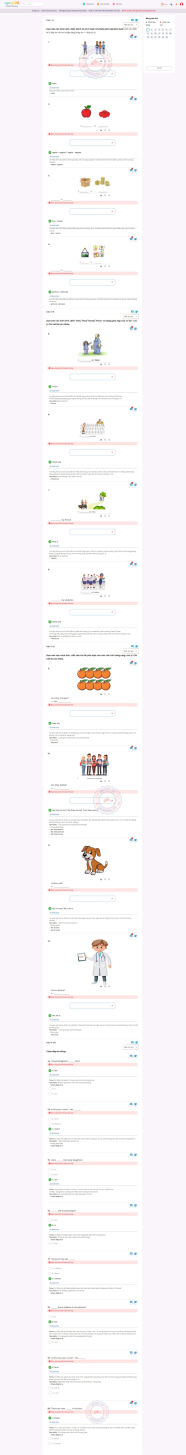
#> input picture reports/answer_keys_rendered/unit_02_answer_key.png, 2223 x 17456 px, found by its file name (shown at 1/12 size)
$ python crop_u2_q9_12.py
#> lines starting #> are read from the running program, lines starting #| are printed output that depends on the picture
from PIL import Image
im = Image.open("d:/2.English/ENG Learning_Antigravity/reports/answer_keys_rendered/unit_02_answer_key.png")
#> im is the input picture: PIL image 2223x17456 RGB; mean R, G, B 249.6, 246.4, 248.8
# Let's crop from y=6000 to y=12000
crop1 = im.crop((0, 6000, im.width, 10000))
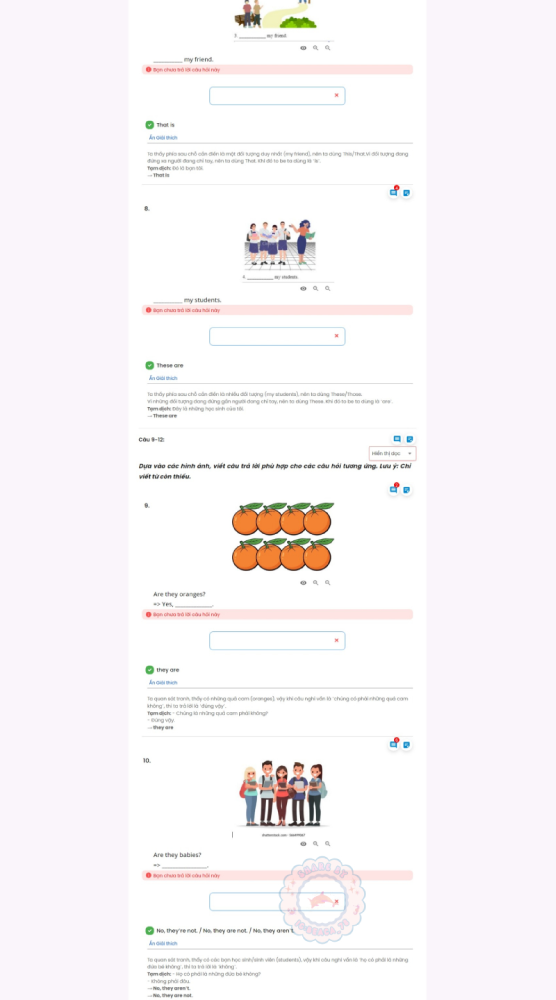
#> crop1: PIL image 2223x4000 RGB (shown at 1/4 size); mean R, G, B 248.7, 245.1, 247.1
crop1.save("d:/2.English/ENG Learning_Antigravity/reports/answer_keys_rendered/u02_q9_q12.png")
print("Saved u02_q9_q12.png")

$ run again, with reports/answer_keys_rendered/unit_01_answer_key.png copied over reports/answer_keys_rendered/unit_02_answer_key.png
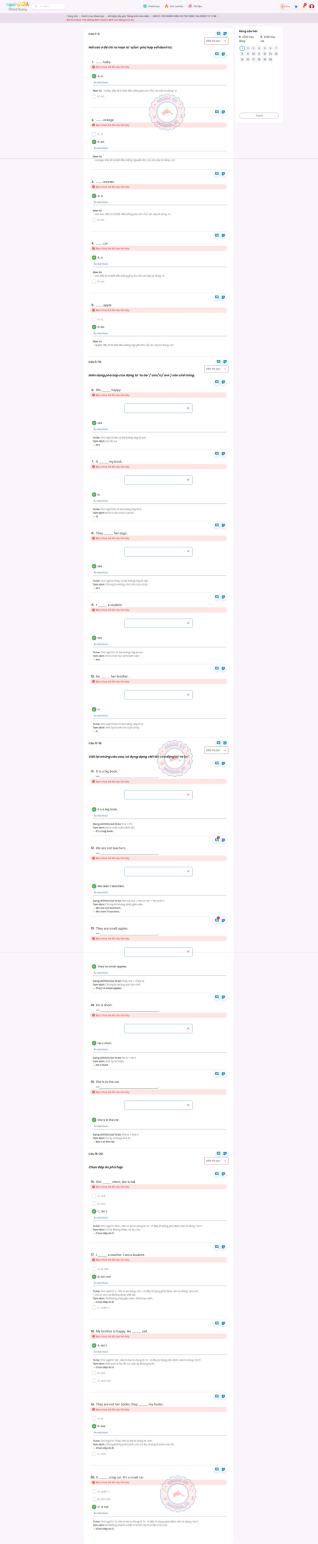
#> input picture reports/answer_keys_rendered/unit_01_answer_key.png, 2223 x 10803 px, found by its file name (shown at 1/7 size)
#> im is the input picture: PIL image 2223x10803 RGB; mean R, G, B 250.3, 247, 250.1
#> `crop1 = im.crop((0, 6000, im.width, 10000))`:
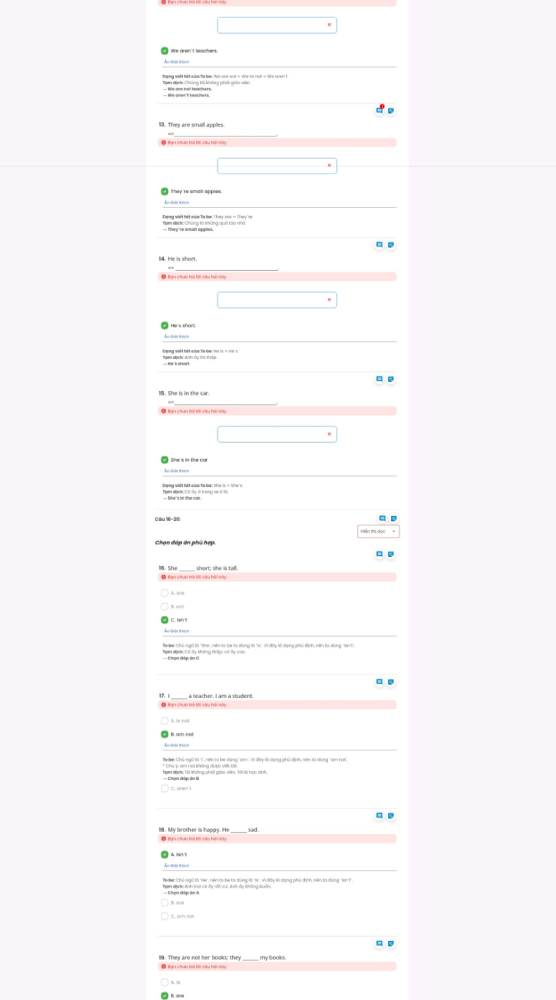
#> crop1: PIL image 2223x4000 RGB (shown at 1/4 size); mean R, G, B 250.5, 247.2, 250.3

$ run again, with reports/answer_keys_rendered/unit_03_answer_key.png copied over reports/answer_keys_rendered/unit_02_answer_key.png
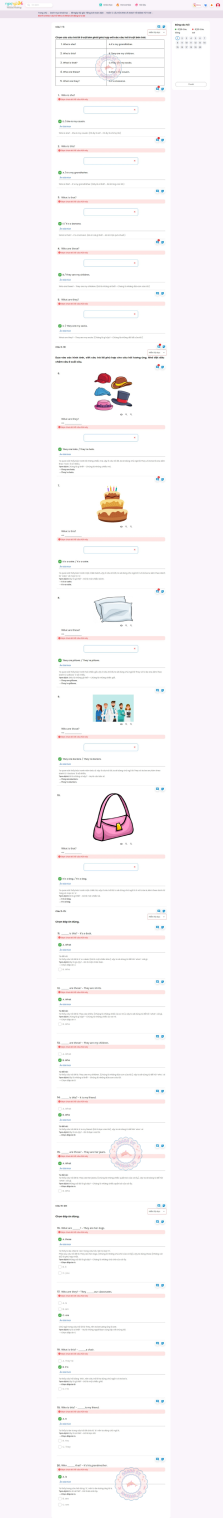
#> input picture reports/answer_keys_rendered/unit_03_answer_key.png, 2223 x 15178 px, found by its file name (shown at 1/10 size)
#> im is the input picture: PIL image 2223x15178 RGB; mean R, G, B 249.4, 246.2, 248.9
#> `crop1 = im.crop((0, 6000, im.width, 10000))`:
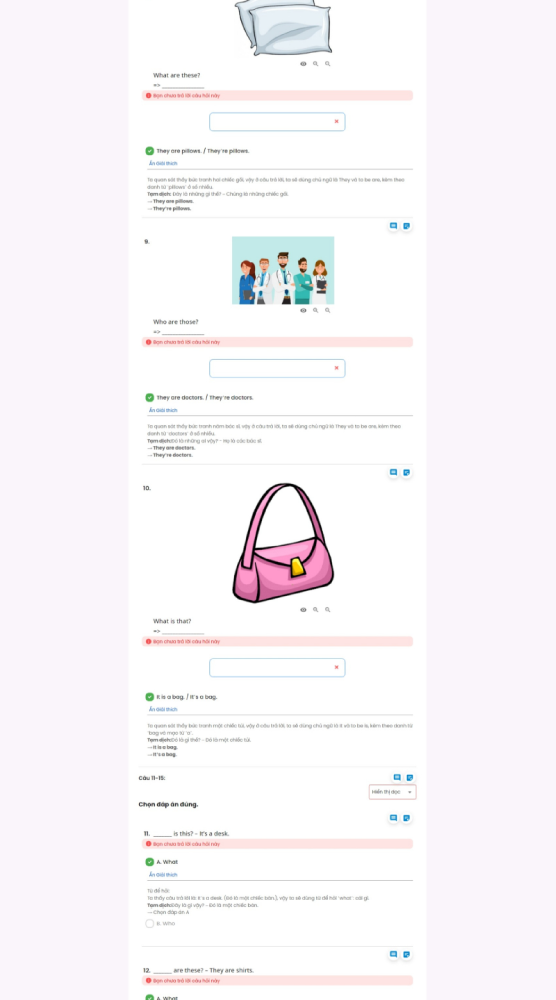
#> crop1: PIL image 2223x4000 RGB (shown at 1/4 size); mean R, G, B 248.7, 245.5, 248.6

$ run again, with reports/answer_keys_rendered/unit_04_answer_key.png copied over reports/answer_keys_rendered/unit_02_answer_key.png
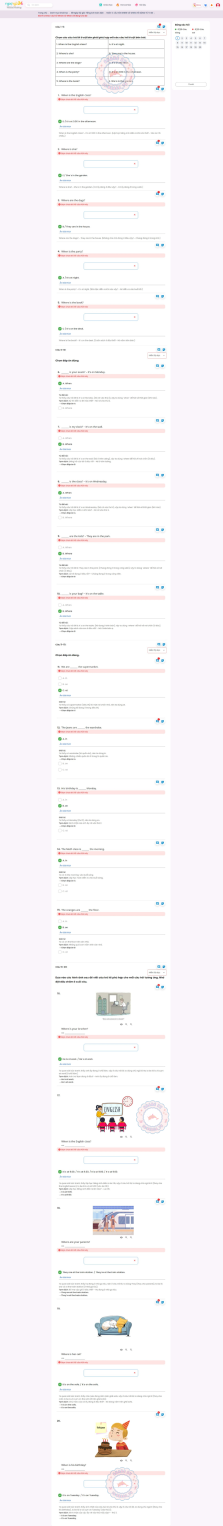
#> input picture reports/answer_keys_rendered/unit_04_answer_key.png, 2223 x 15259 px, found by its file name (shown at 1/10 size)
#> im is the input picture: PIL image 2223x15259 RGB; mean R, G, B 249.5, 246.3, 249
#> `crop1 = im.crop((0, 6000, im.width, 10000))`:
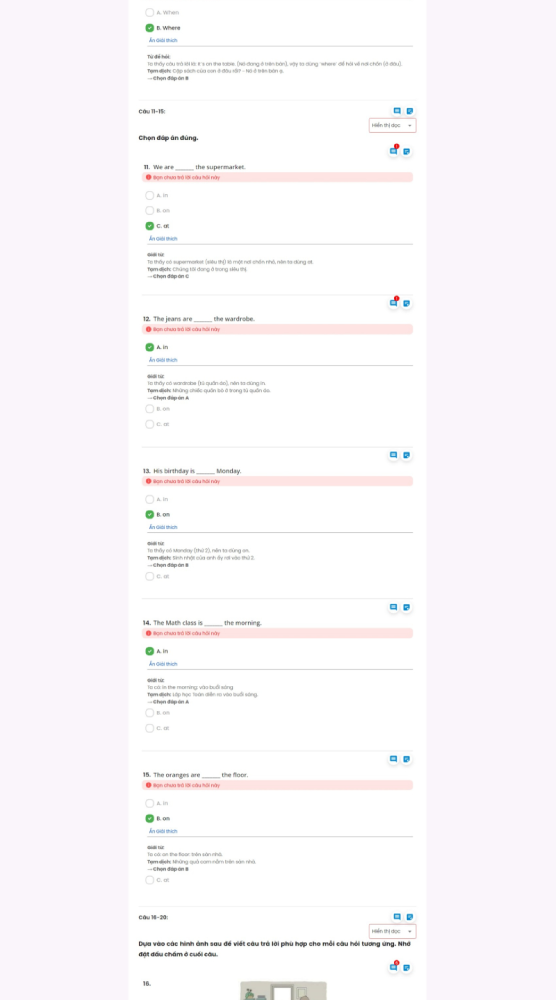
#> crop1: PIL image 2223x4000 RGB (shown at 1/4 size); mean R, G, B 250.5, 247.7, 250.3
